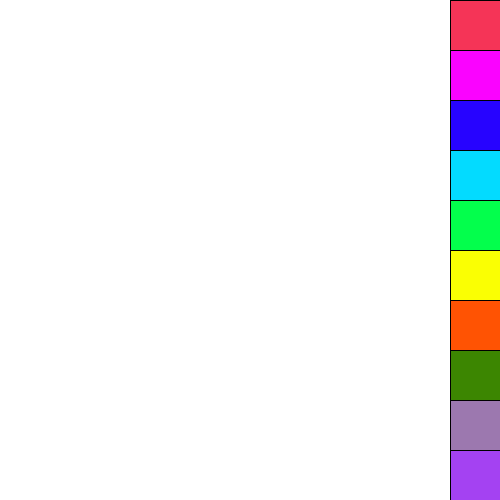
Frame 1 (no input)
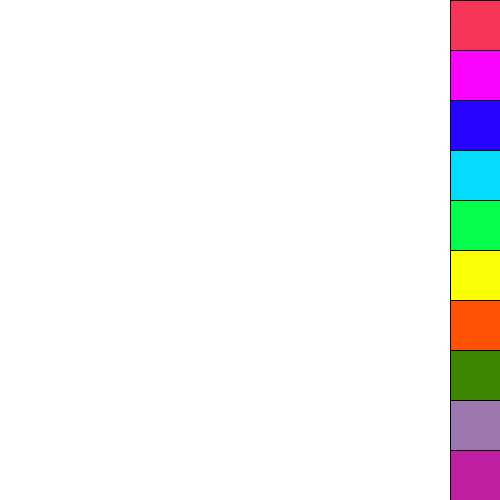
Frame 60 (the mouse pressed at the canvas centre just before this capture)
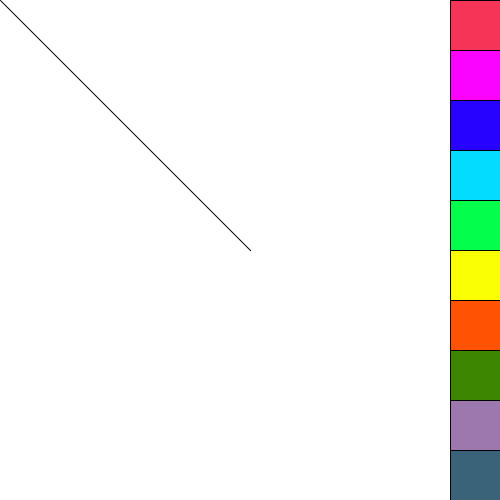
Frame 120 (the mouse held since frame 60 and released just before this capture)

The Processing sketch that drew these frames (run headless with seeded random() and noise(); from frame 60 on, the mouse is pressed at the canvas centre):

// Processing sketch: processing_169495
// ── processing_169495.pde

void setup(){
  size(500,500);
  background(255);
}

void draw(){
  
  fill(#F53457);
  rect(450,0,50,50);
  
  fill(#FA03FF);
  rect(450,50,50,50);
  
  fill(#2703FF);
  rect(450,100,50,50);
  
  fill(#03DBFF);
  rect(450,150,50,50);
  
  fill(#03FF4C);
  rect(450,200,50,50);
  
  fill(#FAFF03);
  rect(450,250,50,50);
  
  fill(#FF5303);
  rect(450,300,50,50);
  
  fill(#3C8601);
  rect(450,350,50,50);
  
  fill(#9C78AF);
  rect(450,400,50,50);
  
 float b=random(255);
 float g=random(255);
 float r=random(255);
  fill(b,g,r);
  rect(450,450,50,50);
  
  if(mousePressed){
  line(pmouseX,pmouseY,mouseX,mouseY);}
  

if(mouseX>450 && mouseY<50){
  if(mousePressed){
    stroke(#F53457);}}
 
  else if(mouseX>450 && mouseY<100 && mouseY>50){
    if (mousePressed){
    stroke(#FA03FF);}}
 
  else if(mouseX>450 && mouseY<150 && mouseY>50){
    if (mousePressed){
    stroke(#2703FF);}}
 
   else if(mouseX>450 && mouseY<200 && mouseY>50){
    if (mousePressed){
    stroke(#03DBFF);}}
 
   else if(mouseX>450 && mouseY<250 && mouseY>50){
    if (mousePressed){
    stroke(#03FF4C);}}
 
  else if(mouseX>450 && mouseY<300 && mouseY>50){
    if (mousePressed){
    stroke(#FAFF03);}} 
  
   else if(mouseX>450 && mouseY<350 && mouseY>50){
    if (mousePressed){
    stroke(#FF5303);}}
  
  else if(mouseX>450 && mouseY<400 && mouseY>50){
    if (mousePressed){
    stroke(#3C8601);}} 
   
  else if(mouseX>450 && mouseY<450 && mouseY>50){
    if (mousePressed){
    stroke(#9C78AF);}} 
   
  else if(mouseX>450 && mouseY<500 && mouseY>50){
    if (mousePressed){
    stroke(b,g,r);}} 
}
